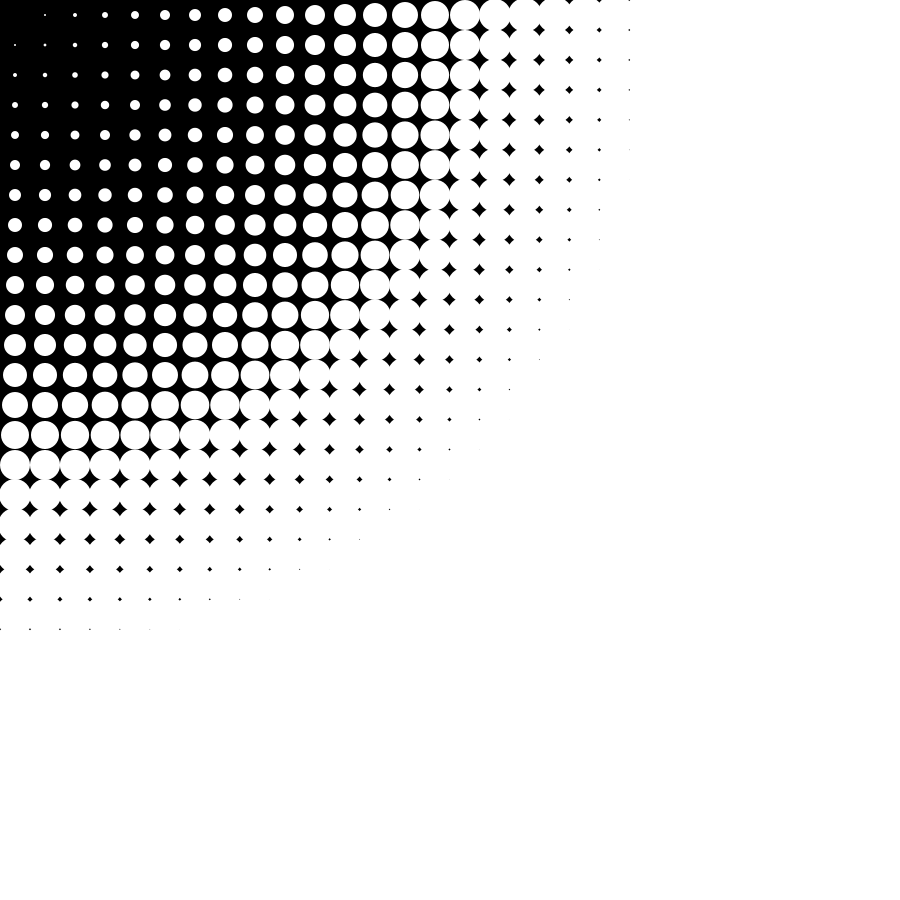
Frame 1 (no input)
Frame 60 (the mouse pressed at the canvas centre just before this capture): identical to frame 1, image omitted
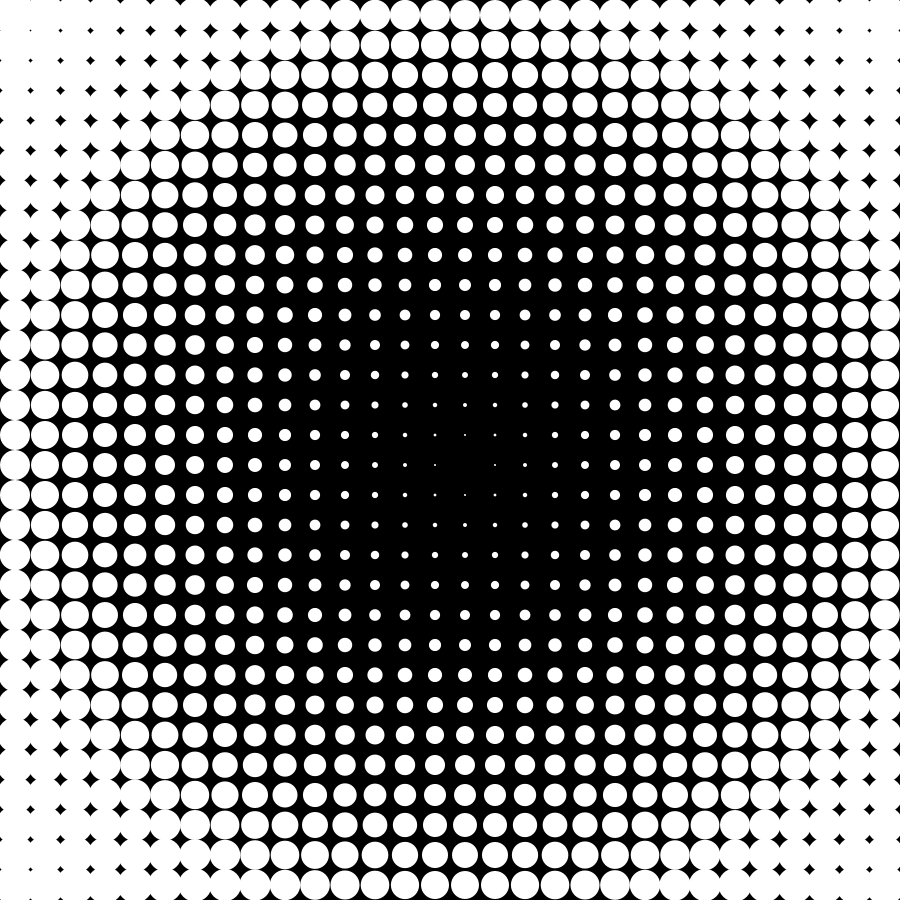
Frame 120 (the mouse held since frame 60 and released just before this capture)

The Processing sketch that drew these frames (run headless with seeded random() and noise(); from frame 60 on, the mouse is pressed at the canvas centre):

// Processing sketch: AT_0408_6
// ── AT_0408_6.pde
void setup(){
  size(900, 900);
  noStroke();
}

void draw(){
  background(0);
  for(int x = 0; x < width; x += 30){
    for(int y = 0; y < height; y += 30){
      float radius = dist(mouseX, mouseY, x, y);
      radius = radius / 15;
      ellipse(x+15, y+15, radius, radius);
    }
  }
}
